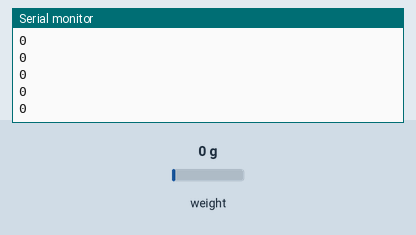
Simulated run of this sketch. Board: Arduino Uno, built with avr-gcc and run on an emulated ATmega328P. Parts: the last lines printed to the serial monitor. The test bench sets the inputs (shaded band); at power-on: weight on the scale 0 g.

Above: at 5.2 s.
5.3 s: weight on the scale set to 100 g
At 5.31 s:
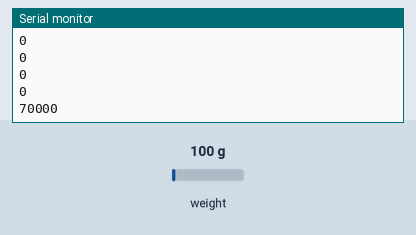
6.8 s: weight on the scale set to 1250 g
At 6.81 s:
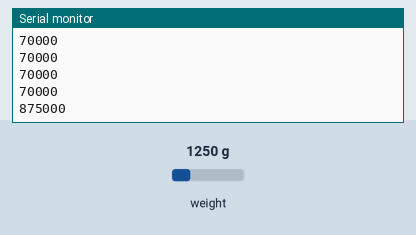
Timing chart, 0 to 9.8 s (numbered marks = the images above; inputs shaded):
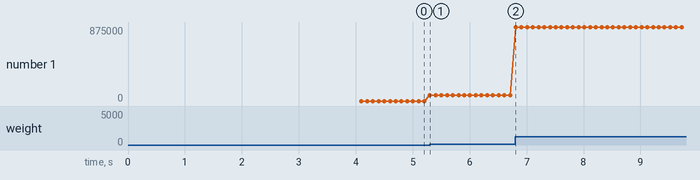

The sketch:

etalonnage.ino
```cpp
#include "HX711.h"

#define LOADCELL_DOUT_PIN 3
#define LOADCELL_SCK_PIN 2

HX711 scale;

float calibration_factor = 700;

void setup() {
  Serial.begin(115200);
  scale.begin(LOADCELL_DOUT_PIN,LOADCELL_SCK_PIN);
  scale.set_scale(calibration_factor);
  scale.tare();
  delay(3000);

}

void loop() {
  Serial.println(scale.read());

}
```

Measured:
- after the input at 5.3 s, the serial monitor: prints a new line at once (image 1)
- after the input at 6.8 s, the serial monitor: prints a new line at once (image 2)
- plotted number 1: 0 → 70000 after the input at 5.3 s, 70000 → 875000 after the input at 6.8 s
